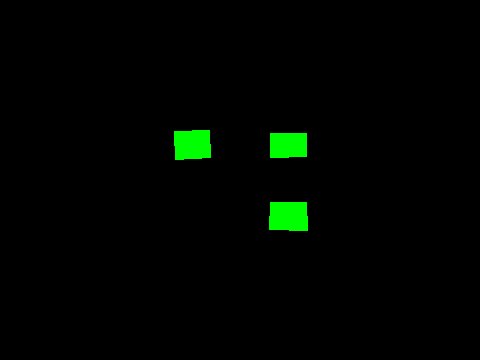
#> input picture caffe-segnet-cudnn5/0rgb_gt.png, 480 x 360 px, given in place of 0predicted.png, which was not available
$ python eval_segm.py
#> lines starting #> are read from the running program, lines starting #| are printed output that depends on the picture; after the words box and inside, x2 and y2 are one past the last pixel; in counts of white or black regions, pixels touching at a corner belong together; pictures that were not available may be replaced by others from this repository, and a replacement may not be noted
#!/usr/bin/python

import numpy as np
from skimage import io
import cv2

# [110 lines left out: functions pixel_accuracy, mean_accuracy, mean_IU, frequency_weighted_IU, not called in this run]

'''
Auxiliary functions used during evaluation.
'''
def get_pixel_area(segm):
    return segm.shape[0] * segm.shape[1]

# [45 lines left out: functions extract_both_masks, extract_classes, union_classes, extract_masks, segm_size, check_size, not called in this run]

'''
Exceptions
'''
class EvalSegErr(Exception):
    def __init__(self, value):
        self.value = value

    def __str__(self):
        return repr(self.value)
###############now we do some eval.
# test image only 1 image
# [44 lines left out: functions eval_segm, eval_batch, not called in this run]

# get the contours of huizibiao
def get_contour(imagedir, preddir):
	#np.set_printoptions(threshold='nan')

	pred = io.imread(preddir, 1)
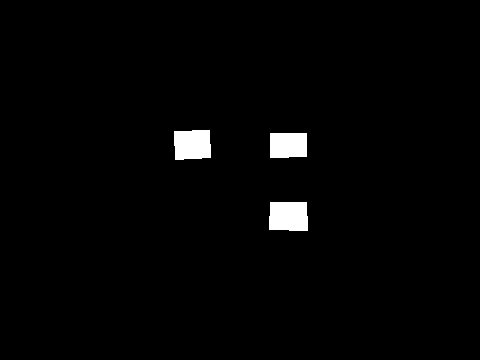
#> pred: shape (360, 480) float64; values 0 (black) and 0.715 (white), 1.7% white; 3 white regions, box (x1, y1, x2, y2) and area: (269, 202, 308, 231) 1083, (174, 130, 211, 160) 1028, (270, 133, 307, 158) 907
	print(pred.dtype)
#| float64
	#print(pred[:,10:50])
	pred = (pred ).astype(np.uint8)
#> pred: shape (360, 480); every value is 0
	#print(" ")
	image = io.imread(imagedir, 1) # because it is float64
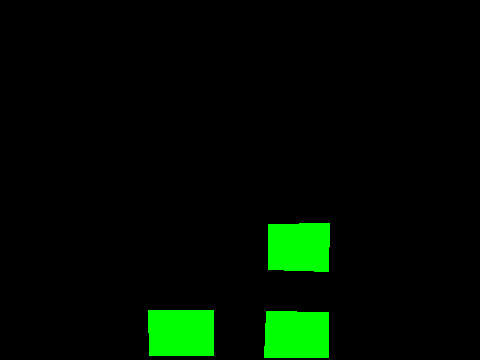
#> input picture caffe-segnet-cudnn5/11rgb_gt.png, 480 x 360 px, given in place of 0image.png, which was not available
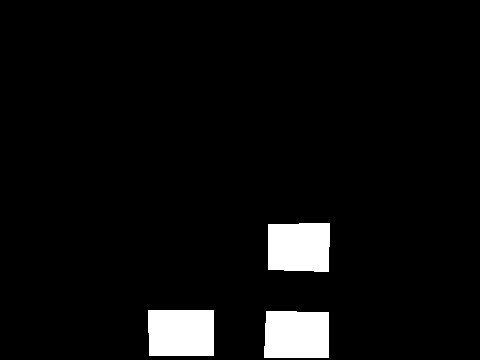
#> image: shape (360, 480) float64; values 0 (black) and 0.715 (white), 5.2% white; 3 white regions, box (x1, y1, x2, y2) and area: (148, 310, 214, 356) 3013, (264, 311, 329, 358) 2976, (268, 223, 330, 272) 2920
	print(image.dtype)
#| float64
	print(image.shape)
#| (360, 480)
	#print(image[:,10:50])
	image = (image* 255).astype(np.uint8)
	#cv2.imwrite("image.png",image)
	_, pred_th= cv2.threshold(pred, 0.0000000000000001, 1, cv2.THRESH_BINARY)
	contours, _ = cv2.findContours(pred_th,cv2.RETR_EXTERNAL, cv2.CHAIN_APPROX_NONE)
#> contours = []

	pred_contours = image

	for i in range(len(contours)):
		cv2.drawContours(pred_contours, contours[i], -1, (0, 255, 0), 1)
#> this loop made 0 passes

	return pred_contours
# batch test contours of huizibiao
def get_contour_batch(rootdir):
	for i in range(16):
		preddir = rootdir + str(i)+"predicted.png"
		imagedir = rootdir + str(i) + "image.png"
		print("=================================", i)
		cv2.imwrite(str(i)+"image_countours.png", get_contour(imagedir, preddir))

if __name__ == "__main__":
	'''
	# test only one image.
	preddir = "/data/dengtingqiang/caffe-segnet-cudnn/caffe-segnet-cudnn5/test_result/3_iter7700/2/predicted.png"
	gtdir = "/data/dengtingqiang/caffe-segnet-cudnn/caffe-segnet-cudnn5/test_result/3_iter7700/2/rgb_gt.png"
	eval_segm(preddir, gtdir)
	'''

	# test batch image
	#rootdir = "/data/dengtingqiang/caffe-segnet-cudnn/caffe-segnet-cudnn5/test_result/116/iter17w/"
	rootdir = "/data/dengtingqiang/caffe-segnet-cudnn/caffe-segnet-cudnn5/"
	# [8 lines of commented-out code are left out]
#> (the run stopped early here; a loop or call above may not have finished)
